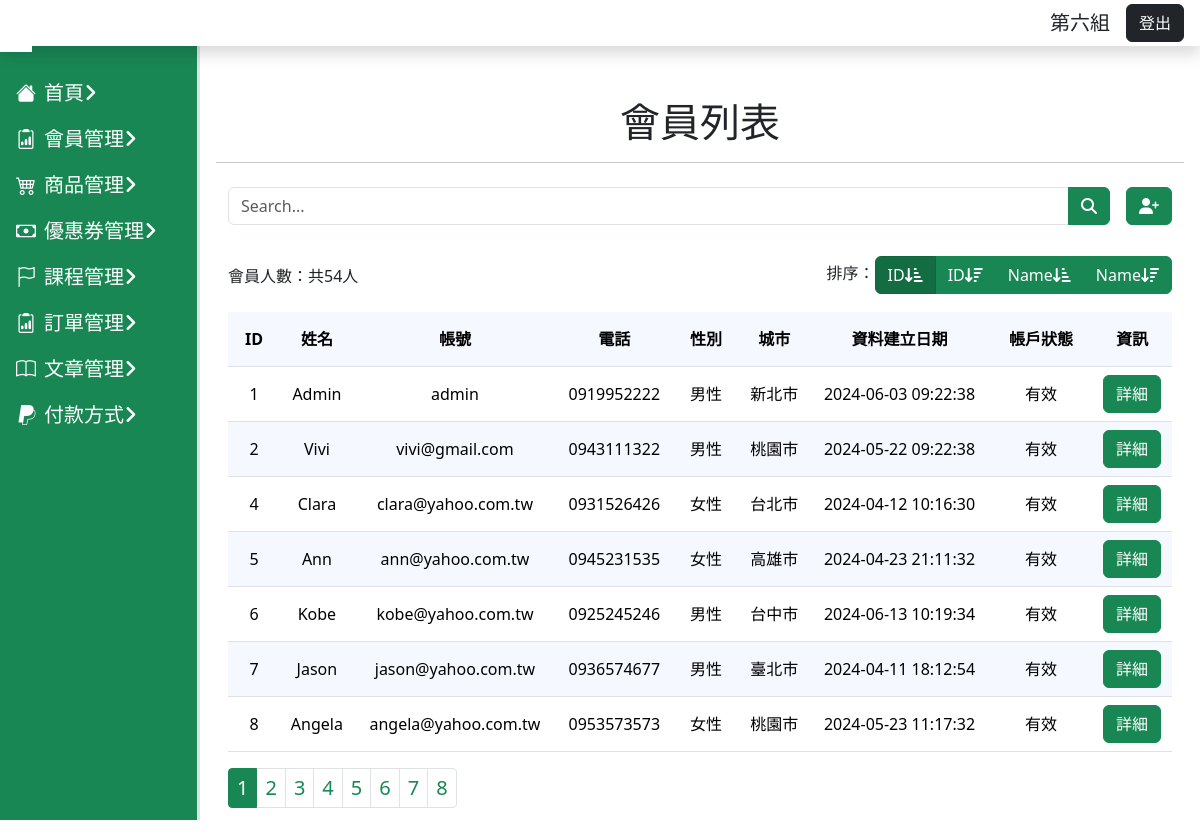
The app's page /user/users.php?page=1&order=1 with its own data.
### tables this page shows
CREATE TABLE `users` (
  `id` int(11) NOT NULL COMMENT '流水號',
  `memberid` varchar(50) NOT NULL COMMENT '會員編號',
  `name` varchar(30) DEFAULT NULL COMMENT '使用者名字',
  `images_id` int(255) NOT NULL DEFAULT 0 COMMENT '使用者照片ID',
  `images_name` varchar(255) DEFAULT 'user.png' COMMENT '使用者照片',
  `gender` enum('女性','男性','其他','') DEFAULT NULL COMMENT '性別',
  `birthday` date DEFAULT NULL COMMENT '生日',
  `account` varchar(50) NOT NULL COMMENT '帳號',
  `password` varchar(50) NOT NULL COMMENT '密碼',
  `phone` varchar(30) NOT NULL COMMENT '電話',
  `email` varchar(50) NOT NULL COMMENT '信箱',
  `location` varchar(30) DEFAULT NULL COMMENT '城市',
  `carrierid` varchar(50) DEFAULT NULL COMMENT '電子發票載具',
  `created_at` datetime NOT NULL DEFAULT current_timestamp() COMMENT '資料建立日期',
  `valid` tinyint(4) NOT NULL DEFAULT 1 COMMENT '使用者資料狀態'
);

### user/users.php (the view, shortened to what this page needs)
<?php
require_once("../db_connect.php");
$sqlAll = "SELECT* FROM users WHERE valid = 1";
$resultAll = $conn->query($sqlAll);
$allUserCount = $resultAll->num_rows;
if (isset($_GET["search"])) {
    $search = $_GET["search"];
    $sql = "SELECT * FROM users WHERE account LIKE '%$search%' AND valid = 1";
    $pageTitle = "$search 的結果";
} else if (isset($_GET["page"]) && isset($_GET["order"])) {
    $page = $_GET["page"];
    $perPage = 7;
    $firstItem = ($page - 1) * $perPage;
    $pageCount = ceil($allUserCount / $perPage);
    $order = $_GET["order"];
    switch ($order) {
        case 1:
            $orderClause = "ORDER BY id ASC";
            break;
    }
    $sql = "SELECT * FROM users WHERE valid = 1 $orderClause LIMIT $firstItem, $perPage";
} else {
    $sql = "SELECT id, name, email, phone FROM users";
    $pageTitle = "使用者列表";
    header("location: users.php?page=1&order=1");
}
$result = $conn->query($sql);
$rows = $result->fetch_all(MYSQLI_ASSOC);
$userCount = $result->num_rows;
if (isset($_GET["page"])) {
    $userCount = $allUserCount;
    $page = $page;
}
?>
<!doctype html>
<html lang="en">
<head>
    <?php include("../css.php") ?>
    <?php include("user-css.php") ?>
</head>
<body>
    <?php include("../dashboard-comm.php") ?>
    <main class="main-content p-3 index-main">
        <div class="text-center mt-3 pt-3">
            <h1>會員列表</h1>
        </div>
        <hr>
        <div class="container ">
            <div class="py-2 mb-3">
                <div class="d-flex ">
                    <form action="" class="me-3 flex-grow-1">
                        <div class="input-group">
                            <input type="text" class="form-control position-relative z-index-1" placeholder="Search..." name="search">
                            <button class="btn btn-success" type="submit"><i class="fa-solid fa-magnifying-glass"></i></button>
                        </div>
                    </form>
                    <a class="btn btn-success" href="create-user.php">
                        <i class="fa-solid fa-user-plus"></i>
                    </a>
                </div>
            </div>
            <div class="pb-2 d-flex justify-content-between col-form-label">
                <div class="d-flex">
                    <div>
                        <p class=" mt-2 "> 會員人數：共<?= $userCount ?>人</p>
                    </div>
                </div>
                <?php if (isset($_GET["page"])) : ?>
                    <div>
                        排序：<div class="btn-group">
                            <a href="?page=<?= $page ?>&order=1" class="btn btn-success <?php
                                                                                        if ($order == 1) echo "active";  ?>">ID<i class="fa-solid fa-arrow-down-short-wide"></i></a>
                            <a href="?page=<?= $page ?>&order=2" class="btn btn-success <?php
                                                                                        if ($order == 2) echo "active";  ?>">ID<i class="fa-solid fa-arrow-down-wide-short "></i></a>
                            <a href="?page=<?= $page ?>&order=3" class="btn btn-success <?php
                                                                                        if ($order == 3) echo "active";  ?>">Name<i class="fa-solid fa-arrow-down-short-wide"></i></a>
                            <a href="?page=<?= $page ?>&order=4" class="btn btn-success <?php
                                                                                        if ($order == 4) echo "active";  ?>">Name<i class="fa-solid fa-arrow-down-wide-short "></i></a>
                        </div>
                    </div>
                <?php endif; ?>
            </div>
            <?php if ($result->num_rows > 0) : ?>
                <table class="table table-striped">
                    <thead class="text-center table-header">
                        <tr>
                            <th>ID</th>
                            <th>姓名</th>
                            <th>帳號</th>
                            <th>電話</th>
                            <th>性別</th>
                            <th>城市</th>
                            <th>資料建立日期</th>
                            <th>帳戶狀態</th>
                            <th>資訊</th>
                        </tr>
                    </thead>
                    <tbody>
                        <?php foreach ($rows as $user) : ?>
                            <tr class="align-middle">
                                <td class="text-center"><?= $user["id"] ?></td>
                                <td class="text-center"><?= $user["name"] ?></td>
                                <td class="text-center"><?= $user["account"] ?></td>
                                <td class="text-center"><?= $user["phone"] ?></td>
                                <td class="text-center"><?= $user["gender"] ?></td>
                                <td class="text-center"><?= $user["location"] ?></td>
                                <td class="text-center"><?= $user["created_at"] ?></td>
                                <td class="text-center"><?php if ($user["valid"] == 1) {
                                                            echo "有效";
                                                        } else echo "停權" ?></td>
                                <td class="text-center">
                                    <a class="btn btn-success" href="user.php?id=<?= $user["id"] ?>">詳細</a>
                                </td>
                            </tr>
                        <?php endforeach; ?>
                    </tbody>
                </table>
                <?php if (isset($_GET["page"])) : ?>
                    <nav aria-label="...">
                        <ul class="pagination pagination-sm ">
                            <?php for ($i = 1; $i <= $pageCount; $i++) : ?>
                                <li class="page-item
                 <?php if ($i == $page) echo "active" ?>"><a class="page-link " href="?page=<?= $i ?>&order=<?= $order ?>"><?= $i ?></a></li>
                            <?php endfor; ?>
                        </ul>
                    </nav>
                <?php endif; ?>
            <?php else : ?>
                查無使用者
            <?php endif; ?>
        </div>
    </main>
</body>
</html>

### css.php (style rules this page uses)
body { font-family: "Noto Sans TC", sans-serif; font-optical-sizing: auto; font-weight: 300; font-style: normal; }
a { text-decoration: none; cursor: pointer; user-select: none; }
li>a { color: white; }
:root { --aside-witch: 200px; --header-height: 50px; }
ul { transition: .5s; }
.main-content { margin: var(--header-height) 0 0 var(--aside-witch); }

### user/user-css.php (style rules this page uses)
a { text-decoration: none; }
.pagination .active .page-link { background-color: #198754; color: white; border-color: #198754; }
.pagination .page-link { color: #198754; font-size: 20px; }
.table-striped>tbody>tr:nth-child(2n)>td, .table-striped>tbody>tr:nth-child(2n)>th { background-color: #f5f8ff; }
.table-striped>tbody>tr:nth-of-type(odd)>* { --bs-table-bg-type: white; }
.table-header>tr>th { background-color: #f5f8ff; padding: 15px; }

### records on screen
users: id "1", name "Admin", account "admin", phone "0919952222", gender "男性", location "新北市", created_at "2024-06-03 09:22:38", valid "有效"
users: id "2", name "Vivi", account "vivi@gmail.com", phone "0943111322", gender "男性", location "桃園市", created_at "2024-05-22 09:22:38", valid "有效"
users: id "4", name "Clara", account "clara@yahoo.com.tw", phone "0931526426", gender "女性", location "台北市", created_at "2024-04-12 10:16:30", valid "有效"
users: id "5", name "Ann", account "ann@yahoo.com.tw", phone "0945231535", gender "女性", location "高雄市", created_at "2024-04-23 21:11:32", valid "有效"
users: id "6", name "Kobe", account "kobe@yahoo.com.tw", phone "0925245246", gender "男性", location "台中市", created_at "2024-06-13 10:19:34", valid "有效"
users: id "7", name "Jason", account "jason@yahoo.com.tw", phone "0936574677", gender "男性", location "臺北市", created_at "2024-04-11 18:12:54", valid "有效"
users: id "8", name "Angela", account "angela@yahoo.com.tw", phone "0953573573", gender "女性", location "桃園市", created_at "2024-05-23 11:17:32", valid "有效"

### other values on screen
$userCount "54"
